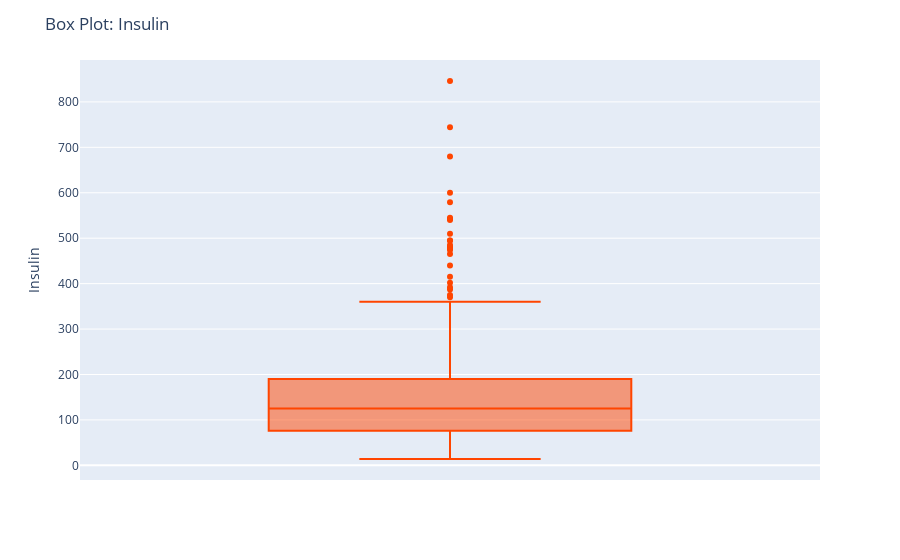

Write notebook code for a chart like this one.
### Code cell
fig5 = px.box(df, y='Insulin', color_discrete_sequence=color_sequence)
fig5.update_layout(title='Box Plot: Insulin')
fig5.show()

### Figure 1 — Plotly figure (JSON) as saved in the notebook; plotly's stock layout.template omitted (floating-point values rounded to 4 significant figures; data arrays with more than 128 entries replaced by an {"elided": "..."} marker saying what was removed)
{"data": [{"alignmentgroup": "True", "hovertemplate": "Insulin=%{y}<extra></extra>", "legendgroup": "", "marker": {"color": "orangered"}, "name": "", "notched": false, "offsetgroup": "", "orientation": "v", "showlegend": false, "type": "box", "x0": " ", "xaxis": "x", "y": {"elided": "768 int values"}, "y0": " ", "yaxis": "y"}], "layout": {"boxmode": "group", "legend": {"tracegroupgap": 0}, "margin": {"t": 60}, "title": {"text": "Box Plot: Insulin"}, "xaxis": {"anchor": "y", "domain": [0, 1]}, "yaxis": {"anchor": "x", "domain": [0, 1], "title": {"text": "Insulin"}}}}
